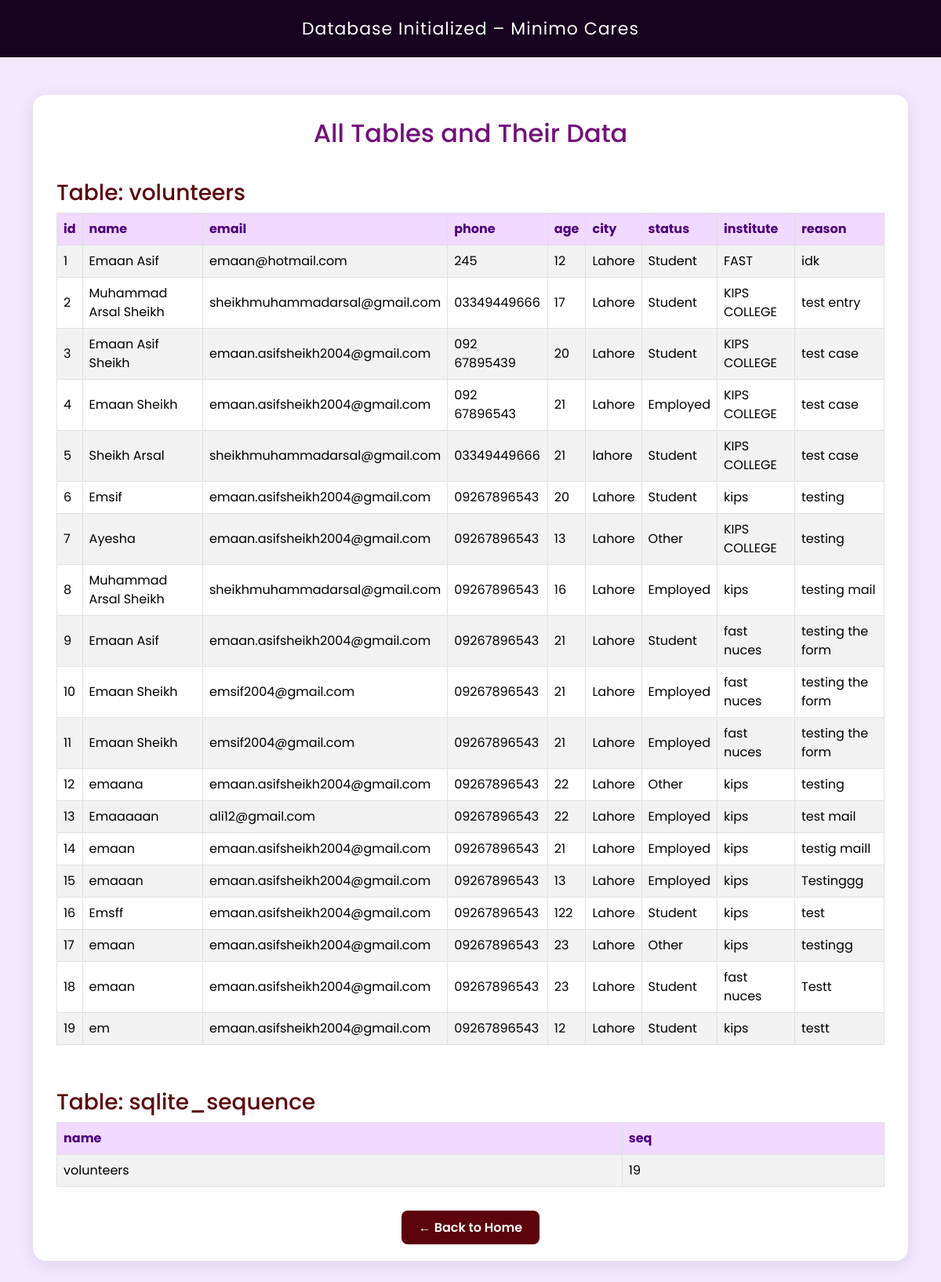
/viewdb, run on an earlier commit of the app's database.
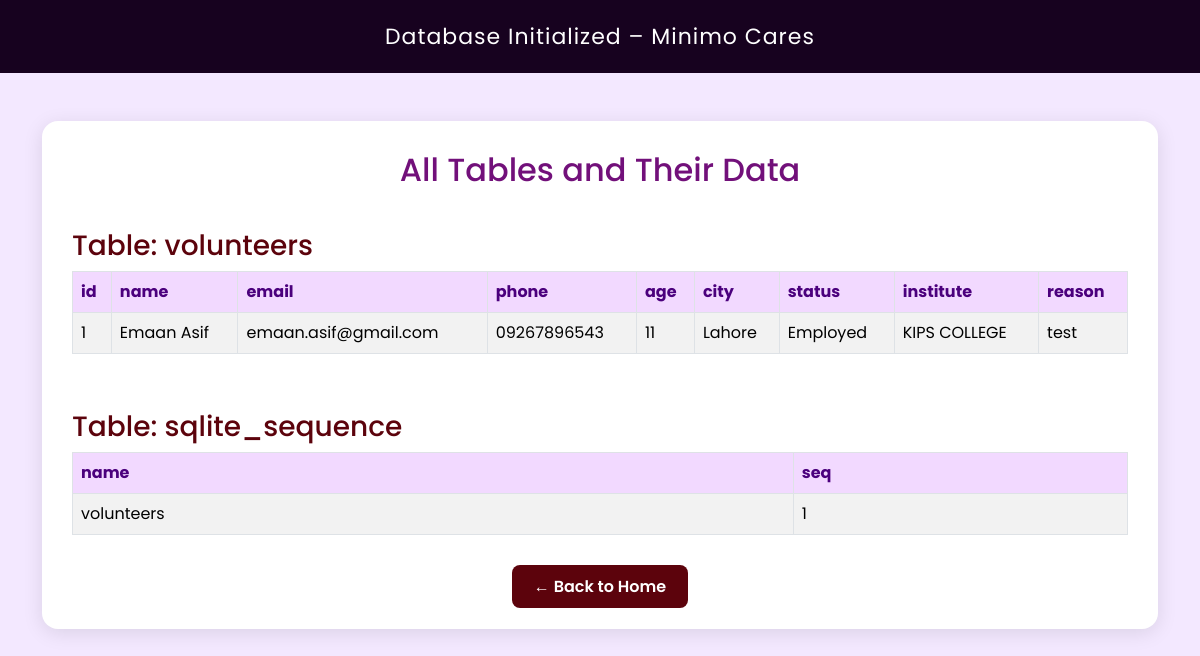
And on a later commit of the database.
### tables this page shows
CREATE TABLE volunteers (
    id INTEGER PRIMARY KEY AUTOINCREMENT,
    name TEXT NOT NULL ,
    email TEXT NOT NULL,
    phone TEXT NOT NULL,
    age INTEGER NOT NULL CHECK (age > 0),
    city TEXT NOT NULL ,
    status TEXT NOT NULL ,
    institute TEXT NOT NULL ,
    reason TEXT NOT NULL
);

### app.py (the view)
@app.route("/viewdb")
def view_db():
    conn = get_db_connection()
    cursor = conn.cursor()
    cursor.execute("SELECT name FROM sqlite_master WHERE type='table';")
    tables = cursor.fetchall()
    table_data = {}
    for table in tables:
        table_name = table['name']
        cursor.execute(f"SELECT * FROM {table_name};")
        data = cursor.fetchall()
        table_data[table_name] = data
    conn.close()
    return render_template("initdb.html", table_data=table_data)

### app.py (called while the page is built)
def get_db_connection():
    conn = sqlite3.connect(DATABASE)
    conn.row_factory = sqlite3.Row
    return conn

### templates/initdb.html (shortened to what this page needs)
<!DOCTYPE html>
<html lang="en">
<head>
  <link href="https://cdn.jsdelivr.net/npm/bootstrap@5.3.3/dist/css/bootstrap.min.css" rel="stylesheet">
</head>
<body>
<header>Database Initialized – Minimo Cares</header>
<div class="container my-5">
  <div class="custom-card">
    <h2 class="text-center">All Tables and Their Data</h2>
    {% if table_data %}
      {% for table_name, data in table_data.items() %}
        <h3>Table: {{ table_name }}</h3>
        {% if data %}
          <div class="table-responsive">
            <table class="table table-bordered table-striped align-middle">
              <thead>
                <tr>
                  {% for column in data[0].keys() %}
                    <th>{{ column }}</th>
                  {% endfor %}
                </tr>
              </thead>
              <tbody>
                {% for row in data %}
                  <tr>
                    {% for value in row %}
                      <td>{{ value }}</td>
                    {% endfor %}
                  </tr>
                {% endfor %}
              </tbody>
            </table>
          </div>
        {% else %}
          <p class="empty-msg">No records found in this table yet.</p>
        {% endif %}
      {% endfor %}
    {% else %}
      <p class="empty-msg">No tables found in the database.</p>
    {% endif %}
    <div class="text-center mt-4">
      <a href="/home" class="back-link">← Back to Home</a>
    </div>
  </div>
</div>
</body>
</html>

### templates/initdb.html (style rules this page uses)
body { font-family: 'Poppins', sans-serif; background-color: #F3E8FF; color: #4B007D; }
header { background-color: #17021f; color: white; text-align: center; padding: 20px; font-size: 22px; letter-spacing: 1px; }
h2 { color: #72107a; margin-bottom: 30px; }
h3 { color: #5c030c; margin-top: 40px; }
.custom-card { background: white; border-radius: 16px; padding: 30px; box-shadow: 0 4px 20px rgba(0,0,0,0.1); }
.table th { background-color: #f2d9ff; color: #4B007D; }
.back-link { background-color: #5c030c; color: white; padding: 10px 22px; border-radius: 8px; font-weight: 600; text-decoration: none; transition: 0.3s; }

What changed in the data, as far as the page shows it:
removed volunteers: row "2" "17", name "Muhammad Arsal Sheikh", email "sheikhmuhammadarsal@gmail.com", phone "03349449666", city "Lahore", status "Student", institute "KIPS COLLEGE", reason "test entry"
removed volunteers: row "3" "20", name "Emaan Asif Sheikh", email "emaan.asifsheikh2004@gmail.com", phone "092 67895439", city "Lahore", status "Student", institute "KIPS COLLEGE", reason "test case"
removed volunteers: row "4" "21", name "Emaan Sheikh", email "emaan.asifsheikh2004@gmail.com", phone "092 67896543", city "Lahore", status "Employed", institute "KIPS COLLEGE", reason "test case"
removed volunteers: row "5" "21", name "Sheikh Arsal", email "sheikhmuhammadarsal@gmail.com", phone "03349449666", city "lahore", status "Student", institute "KIPS COLLEGE", reason "test case"
removed volunteers: row "6" "20", name "Emsif", email "emaan.asifsheikh2004@gmail.com", phone "09267896543", city "Lahore", status "Student", institute "kips", reason "testing"
removed volunteers: row "7" "13", name "Ayesha", email "emaan.asifsheikh2004@gmail.com", phone "09267896543", city "Lahore", status "Other", institute "KIPS COLLEGE", reason "testing"
removed volunteers: row "8" "16", name "Muhammad Arsal Sheikh", email "sheikhmuhammadarsal@gmail.com", phone "09267896543", city "Lahore", status "Employed", institute "kips", reason "testing mail"
removed volunteers: row "9" "21", name "Emaan Asif", email "emaan.asifsheikh2004@gmail.com", phone "09267896543", city "Lahore", status "Student", institute "fast nuces", reason "testing the form"
removed volunteers: row "10" "21", name "Emaan Sheikh", email "emsif2004@gmail.com", phone "09267896543", city "Lahore", status "Employed", institute "fast nuces", reason "testing the form"
removed volunteers: row "11" "21", name "Emaan Sheikh", email "emsif2004@gmail.com", phone "09267896543", city "Lahore", status "Employed", institute "fast nuces", reason "testing the form"
removed volunteers: row "12" "22", name "emaana", email "emaan.asifsheikh2004@gmail.com", phone "09267896543", city "Lahore", status "Other", institute "kips", reason "testing"
removed volunteers: row "13" "22", name "Emaaaaan", email "ali12@gmail.com", phone "09267896543", city "Lahore", status "Employed", institute "kips", reason "test mail"
removed volunteers: row "14" "21", name "emaan", email "emaan.asifsheikh2004@gmail.com", phone "09267896543", city "Lahore", status "Employed", institute "kips", reason "testig maill"
removed volunteers: row "15" "13", name "emaaan", email "emaan.asifsheikh2004@gmail.com", phone "09267896543", city "Lahore", status "Employed", institute "kips", reason "Testinggg"
removed volunteers: row "16" "122", name "Emsff", email "emaan.asifsheikh2004@gmail.com", phone "09267896543", city "Lahore", status "Student", institute "kips", reason "test"
removed volunteers: row "17" "23", name "emaan", email "emaan.asifsheikh2004@gmail.com", phone "09267896543", city "Lahore", status "Other", institute "kips", reason "testingg"
removed volunteers: row "18" "23", name "emaan", email "emaan.asifsheikh2004@gmail.com", phone "09267896543", city "Lahore", status "Student", institute "fast nuces", reason "Testt"
removed volunteers: row "19" "12", name "em", email "emaan.asifsheikh2004@gmail.com", phone "09267896543", city "Lahore", status "Student", institute "kips", reason "testt"
changed volunteers "Emaan Asif": email "emaan@hotmail.com" → "emaan.asif@gmail.com"; phone "245" → "09267896543"; status "Student" → "Employed"; institute "FAST" → "KIPS COLLEGE"; reason "idk" → "test"
Also different on the page:
list line gone: "12"
new list line: "11"
list line gone: "19"
new list line: "1"
